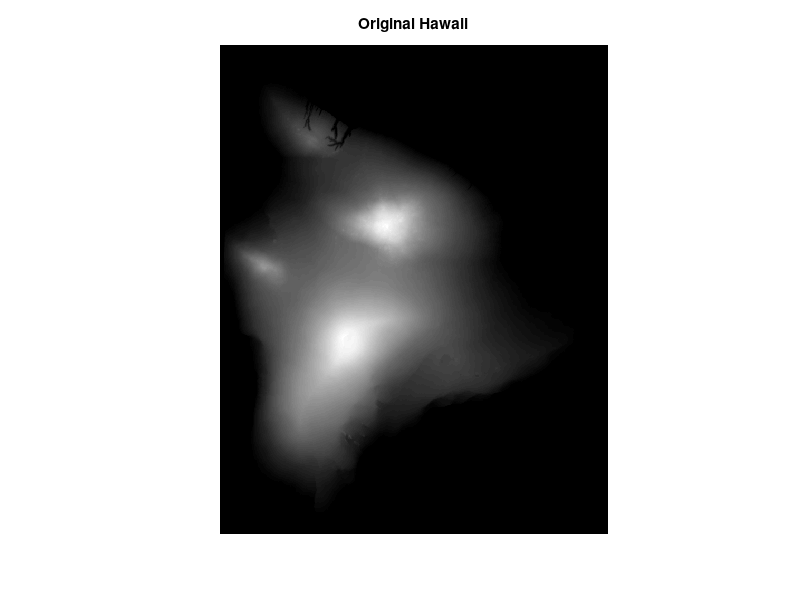
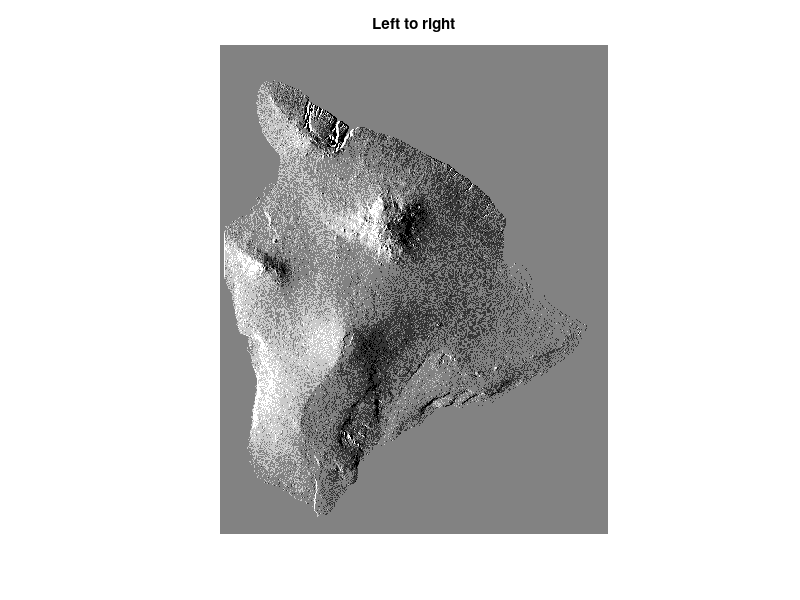
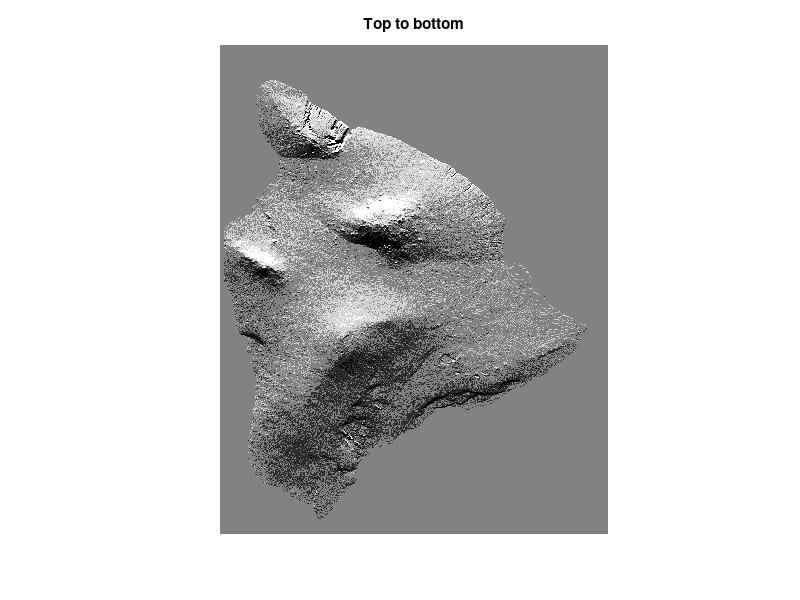
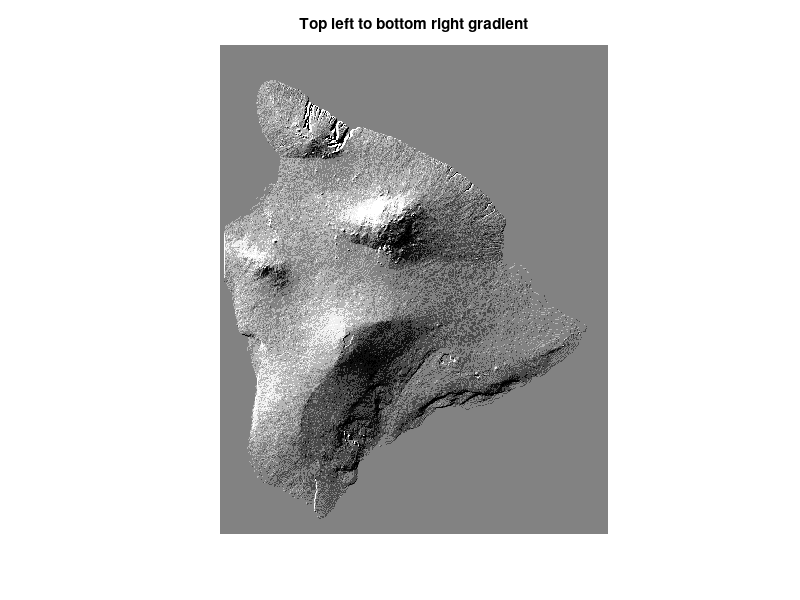

MATLAB code to generate these figures, in order: (Note: this script raises an error after producing the figures.)
%Andrew Katz
%Homework 3
%Problem 8
function P8()
%Clean up
clc;
clear all;
close all;

%Hawaii
load ('hawaii.mat');
figure;
imshow(hawaii_m, []);
title('Original Hawaii');
showDiffMap(firstOrderLTR(hawaii_m));
title('Left to right');
showDiffMap(firstOrderTTB(hawaii_m));
title('Top to bottom');
showDiffMap(firstOrderDiag(hawaii_m));
title('Top left to bottom right gradient');

%BAC
bac = rgb2gray(imread('bac.jpg'));
figure;
imshow(bac, []);
title('Original BAC.jpg');
figure
imshow(firstOrderLTR(bac));
title('Left to right (BAC, imshow)');
figure
imshow(firstOrderTTB(bac));
title('Top to bottom (BAC, imshow)');
figure
imshow(firstOrderDiag(bac));
title('Top left to bottom right gradient (BAC, gradient)');
showDiffMap(firstOrderLTR(bac));
title('Left to right (BAC, gradient)');
showDiffMap(firstOrderTTB(bac));
title('Top to bottom (BAC, gradient)');
showDiffMap(firstOrderDiag(bac));
title('Top left to bottom right gradient (BAC, gradient)');
end

%First order difference, from top to bottom
function imgOut = firstOrderTTB(imgIn)
imgOut(1,:) = 0;
for col = 2:size(imgIn,1)
    for row = 1:size(imgIn,2)
        imgOut(col,row) = imgIn(col,row) - imgIn((col - 1),row);
    end
end
end

%First order difference, from left to right
function imgOut = firstOrderLTR(imgIn)
imgOut(:,1) = 0;
for col = 1:size(imgIn,1)
    for row = 2:size(imgIn,2)
        imgOut(col,row) = imgIn(col,row) - imgIn(col,(row - 1));
    end
end
end

%First order difference, from top to bottom
function imgOut = firstOrderDiag(imgIn)
imgOut(:,1) = 0;
imgOut(1,:) = 0;
for col = 2:size(imgIn,1)
    for row = 2:size(imgIn,2)
        imgOut(col,row) = imgIn(col,row) - imgIn((col - 1),(row - 1));
    end
end
end

%Use special function to show image nicer
function fig = showDiffMap(img)
fig = figure;
imshow(img, [mean(img(:)) - 2.5 * std(img(:)), ...
             mean(img(:)) + 2.5 * std(img(:))]);
end